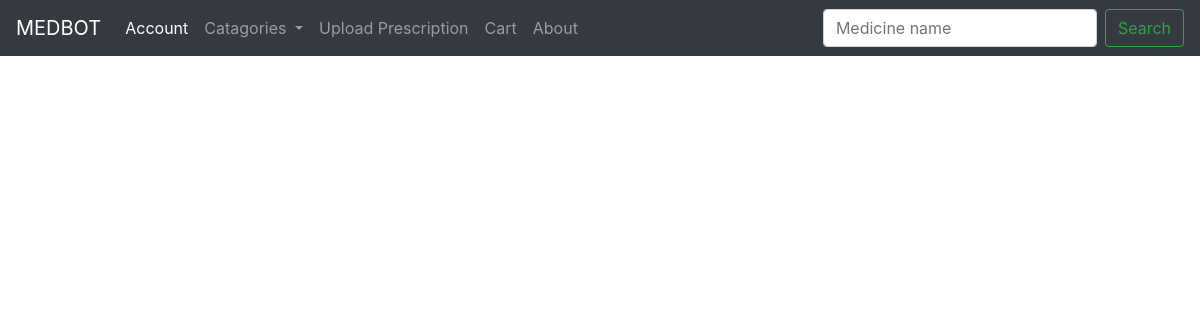
The app's page /, older data.
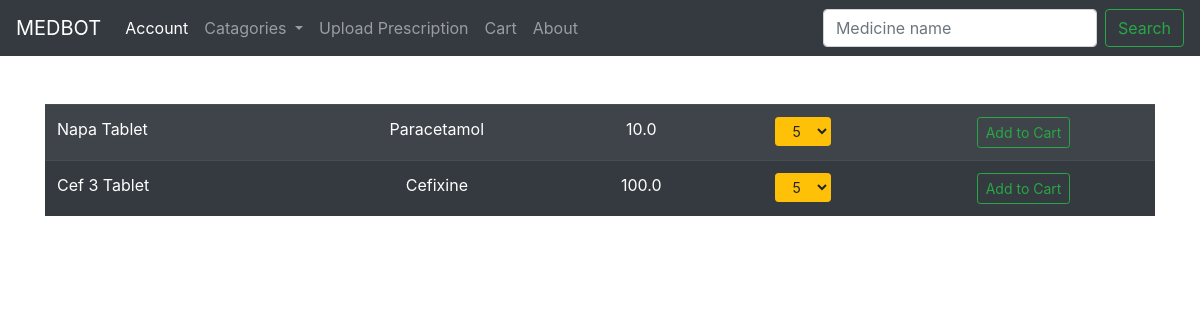
The same page, newer data.
### medbot_app/models.py (models this page shows, shortened)
class Inventory(models.Model):
	MUSTPRESCRIBED = 'MP'
	MUSTNOTPRESCRIBE = 'MNP'
	MEDICINESTATUS = [
		(MUSTPRESCRIBED, 'Must be Prescribed'),
		(MUSTNOTPRESCRIBE, 'Must not be Prescribed'),
	]
	GENERAL = 'A'
	BLOOD = 'B'
	DIGESTIVE = 'D'
	EYE = 'F'
	EAR = 'H'
	CIRCULATORY = 'K'
	MUSCULOSKELETAL = 'L'
	NEUROLOGICAL = 'N'
	PSYCHOLOGICAL = 'P'
	RESPIRATORY = 'R'
	SKIN = 'S'
	ENDORCRINE = 'T'
	UROLOGY = 'U'
	PREGNANCY = 'W'
	FEMALEGENITAL = 'X'
	MALEGENITAL = 'Y'
	SOCIALPROB = 'Z'
	MEDICINECATAGORIES = [
		(GENERAL, 'General and unspecified'),
		(BLOOD, 'Blood, blood forming organs, lymphatics, spleen'),
		(DIGESTIVE, 'Digestive'),
		(EYE, 'Eye'),
		(EAR, 'Ear'),
		(CIRCULATORY, 'Circulatory'),
		(MUSCULOSKELETAL, 'Musculoskeletal'),
		(NEUROLOGICAL, 'Neorological'),
		(PSYCHOLOGICAL, 'Psychological'),
		(RESPIRATORY, 'Respiratory'),
		(SKIN, 'Skin'),
		(ENDORCRINE, 'Endocrine, metabolic and nutritional'),
		(UROLOGY, 'Urology'),
		(PREGNANCY, 'Pregnancy, childbirth, family planning'),
		(FEMALEGENITAL, 'Female genital system and breast'),
		(MALEGENITAL, 'Male genital system'),
		(SOCIALPROB, 'Social problems'),
	]
	med_name = models.CharField(max_length = 200)
	med_id = models.BigAutoField(primary_key = True, serialize=False)
	med_price = models.FloatField(max_length = 10)
	med_quantity = models.PositiveIntegerField()
	med_status = models.CharField(max_length = 3, choices = MEDICINESTATUS, default=MUSTPRESCRIBED)
	med_catagory = models.CharField(max_length = 2, choices = MEDICINECATAGORIES, default = GENERAL)
	med_generic = models.CharField(max_length = 100)
	pharmacy_id = models.ForeignKey(Employee, on_delete = models.CASCADE)

### medbot_app/views.py (the view)
# urls.py: path('', views.home, name='home'),
def home(request):
	if request.method == "POST":
		medname = request.POST['search']
		obj = Inventory.objects.filter(Q (med_name__icontains = medname) | Q(med_generic__icontains = medname))
		context = { }
		if obj:
			context = {'all': obj}
		else:
			context = {'noresults': "No Medicine found"}
		return render(request, 'home.html', context)
	else:
		obj = Inventory.objects.all()
		context = {'all': obj}
		return render(request, 'home.html', context)

### medbot_app/templates/home.html (shortened to what this page needs)
{% extends 'base.html' %}
{% block content %}
<br>
	{% if all %}
	<div class="table-responsive">
		<table class="table table-striped table-dark">
			{% for things in all %}
				<tr>
					<td>{{ things.med_name }}</td>
					<td><center>{{ things.med_generic }}</center></td>
					<td><center>{{ things.med_price }}</td>
					<td><center>
						<div class="dropdown">
						    <select class="btn btn-warning btn-sm" id="inlineFormCustomSelect">
					        <option selected>5</option>
					        </select>
						</div>
					<td><center><a href="{% url 'add' things.med_id %}" class="btn btn-outline-success btn-sm">Add to Cart</a></center></td>
				</tr>
			{% endfor %}
		</table>
	</div>
	{% endif %}
{% endblock %}

### medbot_app/templates/base.html (shortened to what this page needs)
<!doctype html>
<html lang="en">
  <head>
    <link rel="stylesheet" href="https://stackpath.bootstrapcdn.com/bootstrap/4.5.0/css/bootstrap.min.css">
  </head>
  <body>
  	<nav class="navbar navbar-expand-lg navbar-dark bg-dark">
	  <a class="navbar-brand" href="{% url 'home' %}">MEDBOT</a>
	  <div class="collapse navbar-collapse" id="navbarSupportedContent">
	    <ul class="navbar-nav mr-auto">
	      <li class="nav-item active">
	        <a class="nav-link" href="{% url 'loginC' %}">Account <span class="sr-only">(current)</span></a>
	      </li>
	      <li class="nav-item dropdown">
	        <a class="nav-link dropdown-toggle" href="#" id="navbarDropdown" role="button" data-toggle="dropdown" aria-haspopup="true" aria-expanded="false">
	          Catagories
	        </a>
	      </li>
	      <li class="nav-item">
        	<a class="nav-link" href="#" tabindex="-1">Upload Prescription</a>
      	  </li>
      	  <li class="nav-item">
        	<a class="nav-link" href="{% url 'cart' %}" tabindex="-1">Cart</a>
      	  </li>
	      <li class="nav-item">
	        <a class="nav-link" href="{% url 'about' %}">About</a>
	      </li>
	    </ul>
	    <form class="form-inline my-2 my-lg-0" action="{% url 'home' %}" method = "POST">
	      <input class="form-control mr-sm-2" type="search" placeholder="Medicine name" aria-label="Search" name="search">
	      <button class="btn btn-outline-success my-2 my-sm-0" type="submit">Search</button>
	    </form>
	  </div>
	</nav>
  	<br>
  	<div class="container">
    	{% block content %}
		{% endblock %}
	</div>
  </body>
</html>

Row changes from the older to the newer data that the page shows:
added Inventory: med_name "Napa Tablet", med_generic "Paracetamol", med_price "10.0"
added Inventory: med_name "Cef 3 Tablet", med_generic "Cefixine", med_price "100.0"
